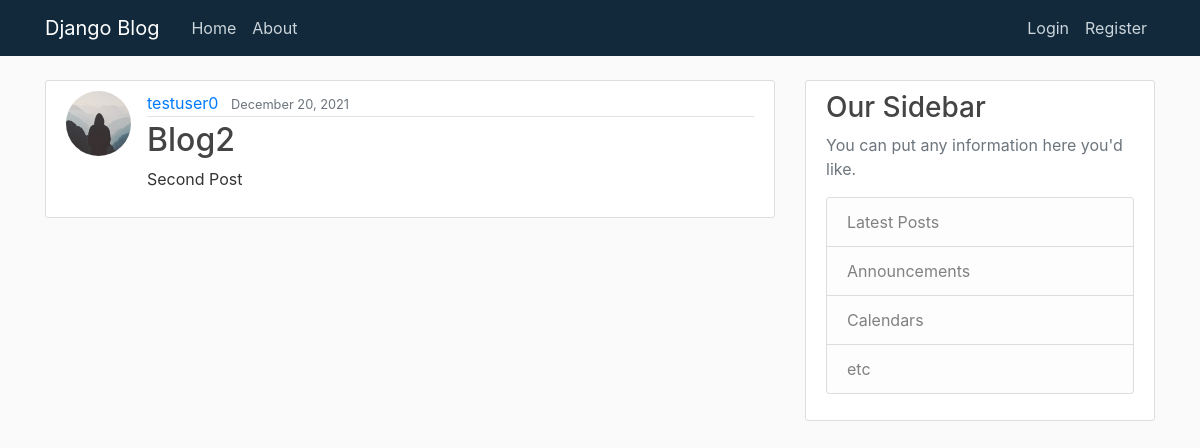
The app's page /post/2/ with its own data.
### blog/models.py (models this page shows, shortened)
class Post(models.Model):
    title = models.CharField(max_length=100)
    content = models.TextField()  #unrestricted text
    date_posted = models.DateTimeField(default=timezone.now)
    author = models.ForeignKey(User, on_delete=models.CASCADE)

### users/models.py (models this page shows, shortened)
class Profile(models.Model):
    user = models.OneToOneField(User, on_delete=models.CASCADE) # creates a one-to-one relation with User model
    image = models.ImageField(default='default.jpg', upload_to='profile_pics')
    bio = models.TextField(max_length=200)

### blog/views.py (the view)
# urls.py: path('post/<int:pk>/', PostDetailView.as_view(), name='post-detail'),
class PostDetailView(DetailView):
    model = Post

### blog/templates/blog/post_detail.html (shortened to what this page needs)
{% extends "blog/base1.html" %}
{% block content %}
  <article class="media content-section">
    <img class="rounded-circle article-img" src="{{ object.author.profile.image.url }}">
    <div class="media-body">
      <div class="article-metadata">
        <a class="mr-2" href="#">{{ object.author }}</a>
        <small class="text-muted">{{ object.date_posted|date:"F d, Y" }}</small>
      </div>
      <h2 class="article-title">{{ object.title }}</h2>
      <p class="article-content">{{ object.content }}</p>
    </div>
  </article>
{% endblock content %}

### blog/static/blog/main.css (style rules this page uses)
body { background: #fafafa; color: #333333; margin-top: 5rem; }
h1, h2, h3, h4, h5, h6 { color: #444444; }
.content-section { background: #ffffff; padding: 10px 20px; border: 1px solid #dddddd; border-radius: 3px; margin-bottom: 20px; }
a.mr-2 { text-decoration: none; }
.article-content { white-space: pre-line; text-decoration: none; }
.article-img { height: 65px; width: 65px; margin-right: 16px; }
.article-metadata { padding-bottom: 1px; margin-bottom: 4px; border-bottom: 1px solid #e3e3e3; text-decoration: none; }
.article-metadata a { text-decoration: none; }

### records on screen
Post: author.profile.image (placeholder picture), author "testuser0", date_posted "December 20, 2021", title "Blog2", content "Second Post"
